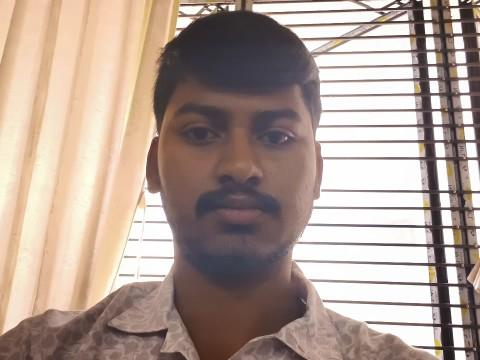
#> input picture known_faces/049_N_Naveen.jpg, 480 x 360 px
$ python -i face_engine.py   (imports and definitions only)
#> lines starting #> are read from the running program, lines starting #| are printed output that depends on the picture
#> further down, picture is the input picture: shape (360, 480, 3); mean B, G, R 148.4, 158.2, 176.5
"""
face_engine.py - Face detection, encoding, and recognition engine
Smart Attendance System with Facial Recognition

Uses:
  - face_recognition  (dlib-based 128-d embeddings)
  - OpenCV            (image preprocessing, CLAHE, LBP)
  - NumPy             (array math)
"""

import cv2
import numpy as np
import face_recognition
import logging
import os
import base64
from io import BytesIO
from typing import Optional
from PIL import Image
from config import FACE_TOLERANCE, MIN_CONFIDENCE, NUM_JITTERS, LIVENESS_THRESHOLD

logger = logging.getLogger(__name__)


# ── Preprocessing ────────────────────────────────────────────────────────────

def preprocess_frame(frame: np.ndarray) -> np.ndarray:
    """
    Enhance image quality for better recognition in low-light conditions.

    Steps:
      1. Convert to LAB color space
      2. Apply CLAHE (Contrast Limited Adaptive Histogram Equalization) on L channel
      3. Convert back to BGR
    """
    lab   = cv2.cvtColor(frame, cv2.COLOR_BGR2LAB)
#> lab: shape (360, 480, 3); mean of channels 0, 1, 2 166.7, 133.6, 135.6
    l, a, b = cv2.split(lab)
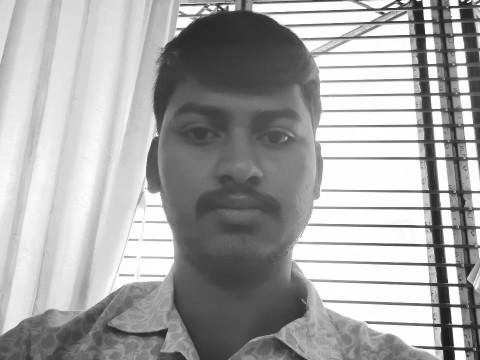
#> l: shape (360, 480); min 10, max 255, mean 166.7
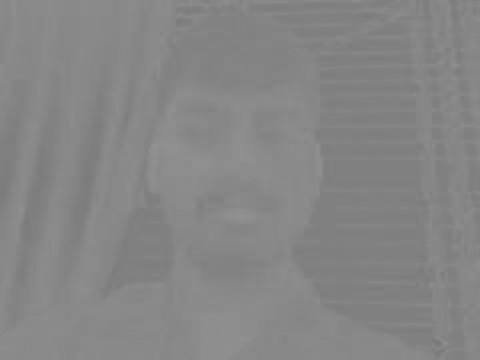
#> a: shape (360, 480); min 120, max 146, mean 133.6

    # CLAHE improves contrast in poor lighting
    clahe = cv2.createCLAHE(clipLimit=3.0, tileGridSize=(8, 8))
    l     = clahe.apply(l)
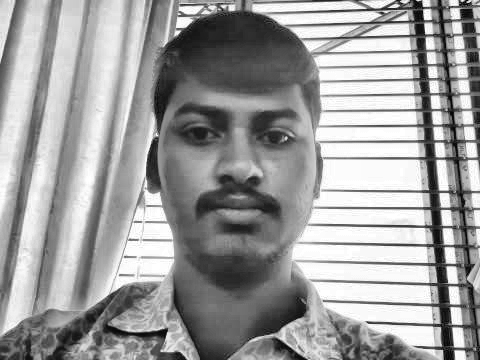
#> l: shape (360, 480); min 1, max 255, mean 157.5

    enhanced = cv2.merge((l, a, b))
#> enhanced: shape (360, 480, 3); mean of channels 0, 1, 2 157.5, 133.6, 135.6
    result   = cv2.cvtColor(enhanced, cv2.COLOR_LAB2BGR)
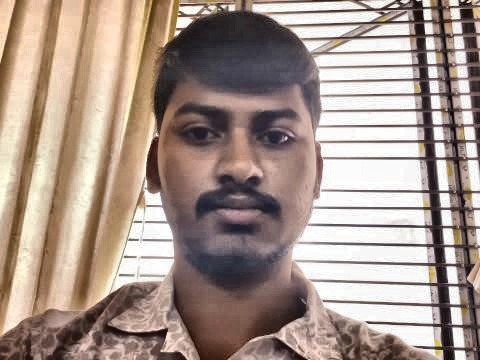
#> result: shape (360, 480, 3); mean B, G, R 139.3, 148.9, 166.6
    return result


# ── Liveness Detection ───────────────────────────────────────────────────────

# [315 lines left out: functions detect_liveness, compute_lbp_variance, encode_face_from_file, encode_face_from_array, encode_face_from_base64, recognize_faces_in_frame and 3 more, not called in this run]

>>> import cv2
>>> picture = cv2.imread('known_faces/049_N_Naveen.jpg')
>>> result = preprocess_frame(picture)

$ run again, on known_faces/1BY25AI231_Shri_Hari_K_R.jpg
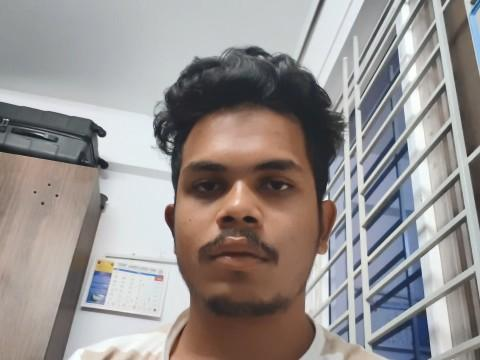
#> input picture known_faces/1BY25AI231_Shri_Hari_K_R.jpg, 480 x 360 px
#> picture is the input picture: shape (360, 480, 3); mean B, G, R 144, 145.5, 151.2
#> lab: shape (360, 480, 3); mean of channels 0, 1, 2 153.2, 130.4, 129.9
#> in preprocess_frame, `l, a, b = cv2.split(lab)`:
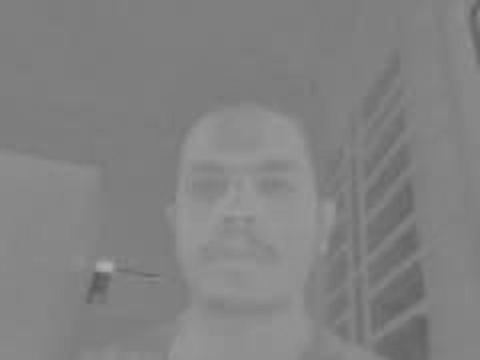
#> b: shape (360, 480); min 88, max 174, mean 129.9
#> enhanced: shape (360, 480, 3); mean of channels 0, 1, 2 142.6, 130.4, 129.9
#> in preprocess_frame, `result   = cv2.cvtColor(enhanced, cv2.COLOR_LAB2BGR)`:
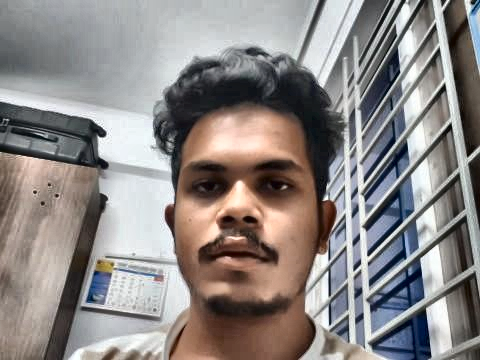
#> result: shape (360, 480, 3); mean B, G, R 134, 135.7, 141.3

$ run again, on known_faces/1BY25CS123_niranjan.jpg
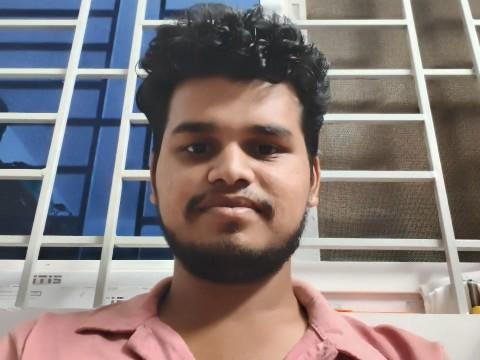
#> input picture known_faces/1BY25CS123_niranjan.jpg, 480 x 360 px
#> picture is the input picture: shape (360, 480, 3); mean B, G, R 122.1, 122.6, 133.1
#> lab: shape (360, 480, 3); mean of channels 0, 1, 2 131.8, 133.1, 130
#> in preprocess_frame, `l     = clahe.apply(l)`:
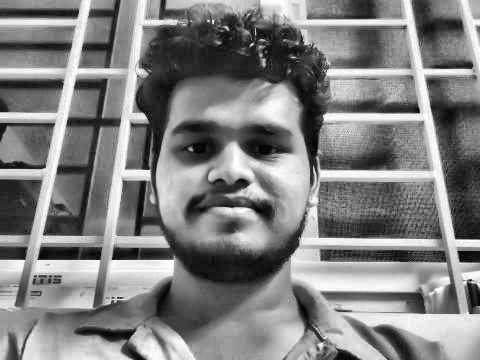
#> l: shape (360, 480); min 2, max 255, mean 128.7
#> enhanced: shape (360, 480, 3); mean of channels 0, 1, 2 128.7, 133.1, 130
#> in preprocess_frame, `result   = cv2.cvtColor(enhanced, cv2.COLOR_LAB2BGR)`:
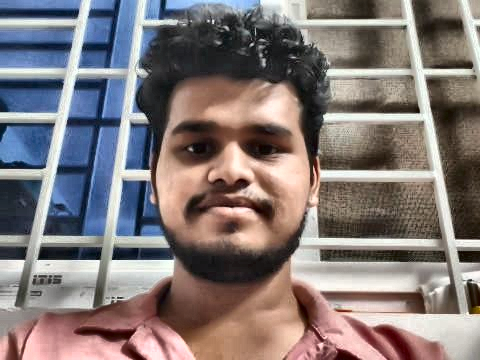
#> result: shape (360, 480, 3); mean B, G, R 119.9, 120.4, 130.4

$ run again, on known_faces/202_varshith.jpg
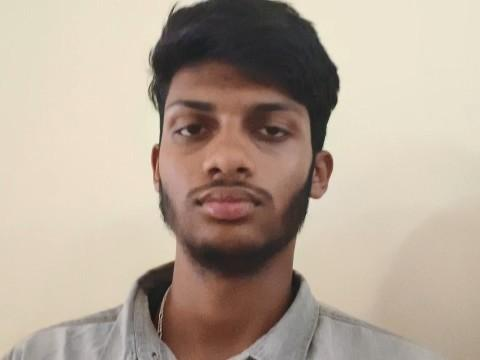
#> input picture known_faces/202_varshith.jpg, 480 x 360 px
#> picture is the input picture: shape (360, 480, 3); mean B, G, R 150.9, 165.8, 181.3
#> lab: shape (360, 480, 3); mean of channels 0, 1, 2 173.6, 131.5, 137.8
#> in preprocess_frame, `l     = clahe.apply(l)`:
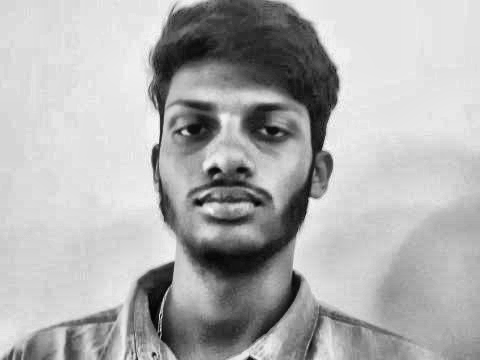
#> l: shape (360, 480); min 2, max 249, mean 175.5
#> enhanced: shape (360, 480, 3); mean of channels 0, 1, 2 175.5, 131.5, 137.8
#> in preprocess_frame, `result   = cv2.cvtColor(enhanced, cv2.COLOR_LAB2BGR)`:
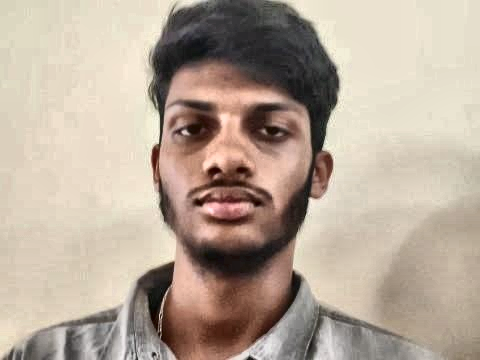
#> result: shape (360, 480, 3); mean B, G, R 152.9, 167.9, 183.4
